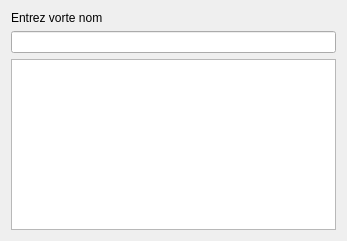
<?xml version="1.0" encoding="UTF-8"?>
<ui version="4.0">
 <class>HelloForm</class>
 <widget class="QDialog" name="HelloForm">
  <property name="geometry">
   <rect>
    <x>0</x>
    <y>0</y>
    <width>347</width>
    <height>241</height>
   </rect>
  </property>
  <property name="windowTitle">
   <string>HelloForm</string>
  </property>
  <layout class="QVBoxLayout" name="verticalLayout">
   <item>
    <widget class="QLabel" name="label">
     <property name="text">
      <string>Entrez vorte nom</string>
     </property>
    </widget>
   </item>
   <item>
    <widget class="QLineEdit" name="nameEdit"/>
   </item>
   <item>
    <widget class="QTextBrowser" name="helloEdit"/>
   </item>
  </layout>
 </widget>
 <resources/>
 <connections/>
</ui>
